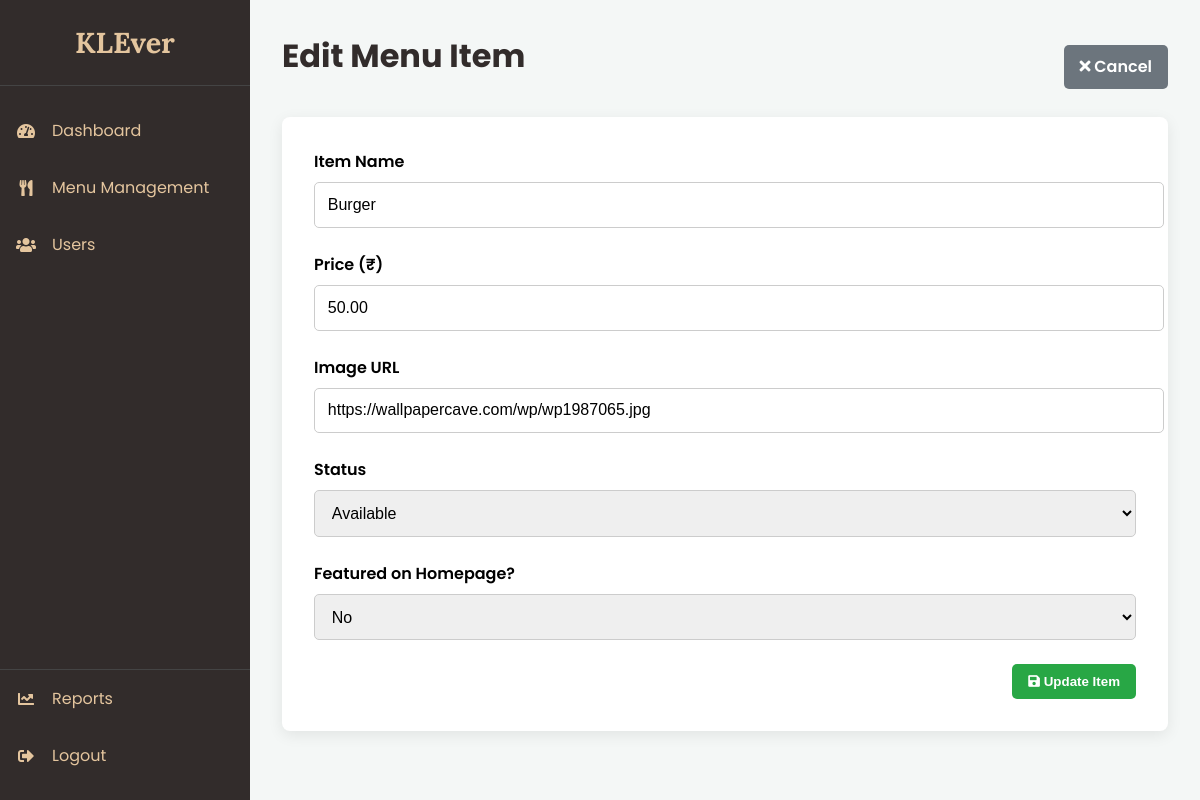
/admin_edit_item.php?id=17 (signed in), run on the app's committed database.
### tables this page shows
CREATE TABLE `products` (
  `id` int NOT NULL AUTO_INCREMENT,
  `name` varchar(255) NOT NULL,
  `price` decimal(10,2) NOT NULL,
  `image_url` text,
  `is_available` tinyint(1) DEFAULT '1',
  `is_featured` tinyint(1) NOT NULL DEFAULT '0',
  `description` text,
  `is_active` tinyint(1) NOT NULL DEFAULT '1',
  PRIMARY KEY (`id`)
);

### admin_edit_item.php (the view, shortened to what this page needs)
<?php
$conn = new mysqli('localhost', 'root', '', 'klever_db');
$item_id = $_GET['id'];
$stmt = $conn->prepare("SELECT * FROM products WHERE id = ?");
$stmt->bind_param("i", $item_id);
$stmt->execute();
$result = $stmt->get_result();
$product = $result->fetch_assoc();
?>
<!DOCTYPE html>
<html lang="en">
<head>
  <link rel="stylesheet" href="https://cdnjs.cloudflare.com/ajax/libs/font-awesome/5.15.4/css/all.min.css">
  <link rel="stylesheet" href="admin_dashboard_styles.css">
</head>
<body>
<div class="admin-wrapper">
    <?php include 'admin_sidebar.php'; ?>
    <div class="main-content">
        <div class="header-bar">
            <h1>Edit Menu Item</h1>
            <a href="admin_menu.php" class="btn btn-cancel"><i class="fas fa-times"></i> Cancel</a>
        </div>
        <div class="form-container">
            <form action="admin_handle_edit.php" method="POST">
                <div class="form-group">
                    <label for="name">Item Name</label>
                    <input type="text" id="name" name="name" value="<?php echo htmlspecialchars($product['name']); ?>" required>
                </div>
                <div class="form-group">
                    <label for="price">Price (₹)</label>
                    <input type="number" id="price" name="price" step="0.01" value="<?php echo htmlspecialchars($product['price']); ?>" required>
                </div>
                <div class="form-group">
                    <label for="image_url">Image URL</label>
                    <input type="text" id="image_url" name="image_url" value="<?php echo htmlspecialchars($product['image_url']); ?>" required>
                </div>
                <div class="form-group">
                    <label for="is_available">Status</label>
                    <select id="is_available" name="is_available">
                        <option value="1" <?php if($product['is_available'] == 1) echo 'selected'; ?>>Available</option>
                    </select>
                </div>
                <div class="form-group">
                    <label for="is_featured">Featured on Homepage?</label>
                    <select id="is_featured" name="is_featured">
                        <option value="0" <?php if($product['is_featured'] == 0) echo 'selected'; ?>>No</option>
                    </select>
                </div>
                <div class="form-actions">
                    <button type="submit" class="btn btn-success"><i class="fas fa-save"></i> Update Item</button>
                </div>
            </form>
        </div>
    </div>
</div>
</body>
</html>

### admin_dashboard_styles.css (style rules this page uses)
body { background-color: #f4f7f6; font-family: 'Poppins', sans-serif; margin: 0; }
.admin-wrapper { display: flex; }
.main-content { margin-left: 250px; flex-grow: 1; padding: 2rem; }
.main-content h1 { margin-top: 0; color: #322C2B; }
.header-bar { display: flex; justify-content: space-between; align-items: center; margin-bottom: 1rem; }
.btn { text-decoration: none; color: white; padding: 0.6rem 1rem; border-radius: 5px; font-weight: 600; }
.btn-success { background-color: #28a745; }

### admin_edit_item.php (style rules this page uses)
.form-container { background-color: #fff; padding: 2rem; border-radius: 8px; box-shadow: 0 4px 15px rgba(0,0,0,0.08); }
.form-group { margin-bottom: 1.5rem; }
.form-group label { display: block; margin-bottom: 0.5rem; font-weight: 600; }
.form-group input, .form-group select { width: 100%; padding: 0.8rem; border: 1px solid #ccc; border-radius: 5px; font-size: 1rem; }
.form-actions { display: flex; gap: 1rem; justify-content: flex-end; }
.form-actions .btn { border: none; cursor: pointer; }
.btn-cancel { background-color: #6c757d; color: white; }

### data on the page
products: name "Burger", price "50.00", image_url "https://wallpapercave.com/wp/wp1987065.jpg", is_available "Available", is_featured "No"
